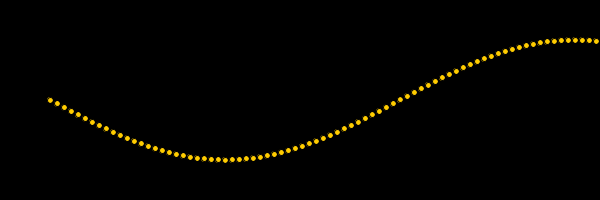
Frame 1 (no input)
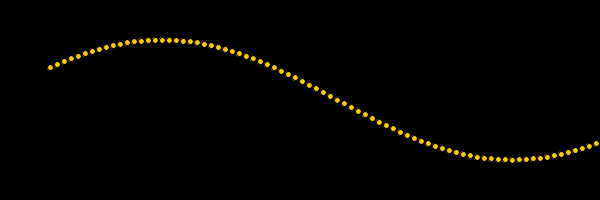
Frame 60 (the mouse pressed at the canvas centre just before this capture)
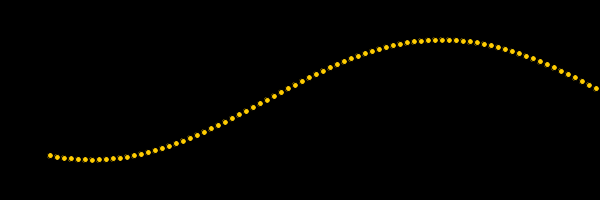
Frame 120 (the mouse held since frame 60 and released just before this capture)

The Processing sketch that drew these frames (run headless with seeded random() and noise(); from frame 60 on, the mouse is pressed at the canvas centre):

// Processing sketch: a_pdeTwo
// ── a_pdeTwo.pde
static int sizeS=200;
float[] yvals = new float[sizeS];//used to store all the y values for FN
float[] xvals = new float[sizeS];//used to store all the X values for FN
int i=1;//Flag for inital run or updating
int j=0;//Used to cpmpute the next iterations of functions
float space =.01;//used to define space bettween function points
int ballSize=6;//radius of ball size when drawn
float amp=60;//Amplitude to sine function
color yellow = color(255, 204, 0);  // Define color Yellow
float deltaX=50;//Where to start the graphic occuring X
float deltaY=100;//Where to start the graphic occuring Y
float T=1;//Time Period
//int time=millis();//Current millisecond time
int randomTrig=500;//Time in seconds for random amplitude change
int dir=1;
void setup() {
 
size( 600,200);
 
for(int p=0;p<sizeS;p=p+1){
  xvals[p]=p*7;
  
}

}
void draw() {  
  background(0,0);
  calcFn();
  renderWave();
 
  //randomEv();
}/*
void randomEv(){
  if(millis()>time+randomTrig &&yvals[sizeS-1]<.01){
    if(amp>100){
      dir=-1;
    }else if(amp<5){
      dir=1;
    }

    amp=amp+dir;
    time=millis();
    
  }
  
  
}*/
void calcFn(){
  if(i==1){
    for(j=0;j<sizeS;j=j+1){
     yvals[j]=amp*sin(j*space*((2*PI)/(T)));
     i=0;
    } 
  }else{
    for(int p=0;p<(sizeS-1);p=p+1){
     yvals[p]=yvals[p+1];
     i=0;
    }
    if(j>(1000*T)/space){
     j=0; 
     
    }else{
    j=j+1;
    }
    yvals[sizeS-1]=amp*sin(j*space*((2*PI)/(T)));
  
  } 
}

void renderWave(){
  for(int p=0;p<sizeS;p=p+1){
    fill(yellow);
    ellipse(deltaX+xvals[p],deltaY+yvals[p],ballSize,ballSize);
  }
   
}
